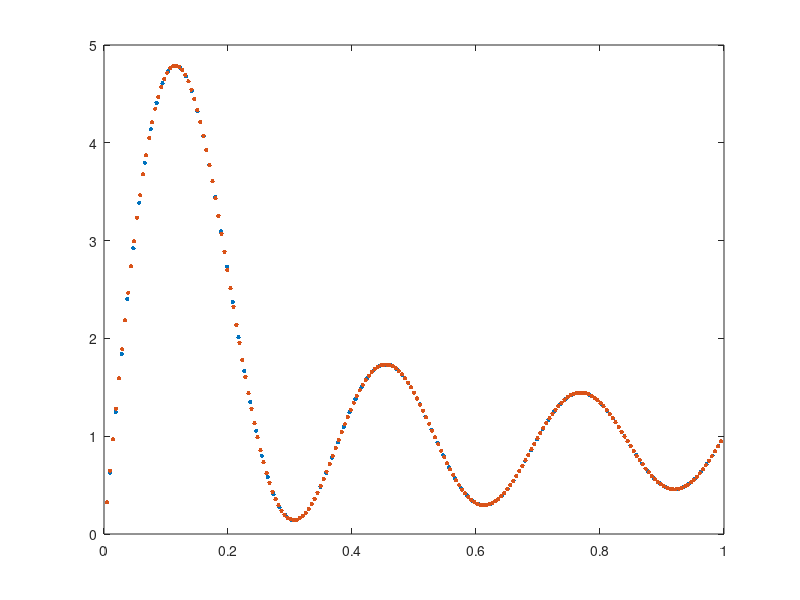

Write the MATLAB code that produced this figure.
#
# Resuelvo la ecuación 
#
#



#---------------------------------------------
#Datos del problema
#---------------------------------------------
XL = 0.0; #X inicial
XR = 1.0; #X final
SIZE_DOMAIN = (XR-XL); #Tamanho del dominio
UL = 0.; #Condicion Dirichlet izquierda
UR = 1.; #Condicion Dirichlet derecha
#Nn numero de nodos
#K nro de términos considerados en la suma

#---------------------------------------------
#Datos para la discretizacion
#---------------------------------------------


#término extra en la EDO: y'' - y = g(x)
function gx = g(x,K)
    suma = 0;
    for jj=1:K
        suma = suma + (1 + (jj*pi)*(jj*pi))*sin(jj*pi*x);
    endfor
    gx = -suma;
endfunction

#---------------------------------------------
#SOLUCIÓN EXACTA
#---------------------------------------------

#Defino la función que es solución exacta
function y = y(x)
    y = 0*x; #No sé aún cómo hacer esto
endfunction

#Defino la función error
function err = error(y_num, x, norma)
    #Para dado array calcula la diferencia entre la solución exacta y la aproximación
    #y_num: solución numérica
    #x: valores en los que se calcula la solución numérica
    #norma: norma de la diferencia
    err = norm(y_num - y(x), norma);
endfunction


#---------------------------------------------
#MÉTODO DE DIFERENCIAS FINITAS CENTRADAS DE 2DO ORDEN
#---------------------------------------------
function [DC_x, DC_ysol] = DC_num_sol(Nn,K,UL,UR,SIZE_DOMAIN)
    # Función que resuelve el problema con diferencias centradas y devuelve los puntos en los que
    # se evaluó la solución y los valores de la solución aproximada en dichos puntos
    # Nn: nro de nodos
    # K: nro de términos considerados en la suma de la EDO
    # UL: Condicion Dirichlet izquierda
    # UR: Condicion Dirichlet derecha
    # x: Array de 1/h hasta Nn/h
    # h: Distancia entre nodos
    # h2: h*h

    #Defino el vector x donde aproximaré la solución
    h = SIZE_DOMAIN / (Nn+1); #Distancia entre nodos
    h2 = h*h;
    x=h*(1:Nn); #Array de 1/h hasta Nn/h

    #Creo la matriz A

    DC_S1 = sparse([1:Nn], [1:Nn], (-2/h2 -1)*ones(1,Nn), Nn, Nn, 0);
    DC_S2 = sparse([1:Nn-1], [2:Nn], (1/h2)*ones(1,Nn-1), Nn, Nn, 0);
    DC_S3 = sparse([2:Nn], [1:Nn-1],(1/h2)*ones(1,Nn-1), Nn, Nn, 0);
    A = DC_S1 + DC_S2 + DC_S3;

    #Vector solución
    DC_ysol = zeros(Nn,1);

    #Termino independiente  A * ysol = b

    #b = zeros(Nn,1);
    b = g(x,K); #x es un vector. Se puede meter vectores como argumentos de funciones!
    b(1) = b(1) - UL/h2;
    b(Nn) = b(Nn) - UR/h2;

    #Resolucion del problema

    DC_ysol=A\b.';  # SIEMPRE USAR EL COMANDO "\" PARA RESOLVER SISTEMAS LINEALES - MAS ECONOMICO
    #El operador ".'" calcula la transpuesta. Esto es necesario porque el vector b es un vector fila.
    DC_x = x;

endfunction

%Para hallar la solución numérica:
%[DC_x, DC_ysol] = DC_num_sol(Nn,K,UL,UR,x,h,h2);
%Ploteo:
%plot(DC_x,DC_ysol,".","markersize", 10);
%pause(10);


#Testeo el funcionamiento de la función anterior. El siguiente código muestra que la solución converge
#para N grande. Falta ver si converge a la solución exacta

% [DC_x, DC_ysol] = DC_num_sol(23,6,UL,UR,SIZE_DOMAIN);
% plot(DC_x,DC_ysol,".","markersize", 10);
% hold on;
% [DC_x, DC_ysol] = DC_num_sol(15,6,UL,UR,SIZE_DOMAIN);
% plot(DC_x,DC_ysol,".","markersize", 10);
% hold on;
% [DC_x, DC_ysol] = DC_num_sol(55,6,UL,UR,SIZE_DOMAIN);
% plot(DC_x,DC_ysol,".","markersize", 10);
% hold on;
% [DC_x, DC_ysol] = DC_num_sol(105,6,UL,UR,SIZE_DOMAIN);
% plot(DC_x,DC_ysol,".","markersize", 10);
% hold on;
% [DC_x, DC_ysol] = DC_num_sol(205,6,UL,UR,SIZE_DOMAIN);
% plot(DC_x,DC_ysol,".","markersize", 10);
% hold on;
% pause(10)




#---------------------------------------------
#MÉTODO DE PADÉ
#---------------------------------------------
function [P_x, P_ysol] = P_num_sol(Nn,K,UL,UR,SIZE_DOMAIN)
    # Función que resuelve el problema con el método de Padé
    # Nn: nro de nodos
    # K: nro de términos considerados en la suma de la EDO
    # UL: Condicion Dirichlet izquierda
    # UR: Condicion Dirichlet derecha
    # x: Array de 1/h hasta Nn/h
    # h: Distancia entre nodos
    # h2: h*h


    #Defino el vector x donde aproximaré la solución
    h = SIZE_DOMAIN / (Nn+1); #Distancia entre nodos
    h2 = h*h;
    x=h*(1:Nn); #Array de 1/h hasta Nn/h

    #Creo la matriz A2
    #Nodos internos:
    P_S1 = sparse([2:Nn-1], [2:Nn-1], (10/12)*ones(1,Nn-2), Nn, Nn, 0);
    P_S2 = sparse([2:Nn-1], [1:Nn-2], (1/12)*ones(1,Nn-2), Nn, Nn, 0);
    P_S3 = sparse([2:Nn-1], [3:Nn],(1/12)*ones(1,Nn-2), Nn, Nn, 0);
    #Nodos de frontera:
    P_F1 = sparse([1], [1], (1), Nn, Nn, 0);
    P_F2 = sparse([Nn], [Nn], (1), Nn, Nn, 0);

    A2 = P_S1 + P_S2 + P_S3 + P_F1 + P_F2;

    #Creo la matriz B2
    #Nodos internos:
    P_S4 = sparse([2:Nn-1], [2:Nn-1], (-2/h2)*ones(1,Nn-2), Nn, Nn, 0);
    P_S5 = sparse([2:Nn-1], [1:Nn-2], (1/h2)*ones(1,Nn-2), Nn, Nn, 0);
    P_S6 = sparse([2:Nn-1], [3:Nn],(1/h2)*ones(1,Nn-2), Nn, Nn, 0);

    #Nodos de frontera:
    P_F3 = sparse([1,1], [1,2], [-2/h2,1/h2], Nn, Nn, 0);
    P_F4 = sparse([Nn,Nn], [Nn-1,Nn], [1/h2,-2/h2], Nn, Nn, 0);

    B2 = P_S4 + P_S5 + P_S6 + P_F3 + P_F4;

    # Vectores de solution
    P_ysol = zeros(Nn,1);

    # Termino independiente  A2*ysol'' = B2*ysol + c
    c = zeros(Nn,1);
    c(1) = UL/h2;
    c(Nn) = UR/h2;

    #Resuelvo el problema
    P_ysol = (B2-A2)\(A2*g(x,K).' - c);
    P_x = x;

endfunction

#Testeo el funcionamiento de la función anterior. El siguiente código muestra que la solución converge
#para N grande. Falta ver si converge a la solución exacta

% [P_x, P_ysol] = P_num_sol(23,6,UL,UR,SIZE_DOMAIN);
% plot(P_x,P_ysol,".","markersize", 10);
% hold on;
% [P_x, P_ysol] = P_num_sol(15,6,UL,UR,SIZE_DOMAIN);
% plot(P_x,P_ysol,".","markersize", 10);
% hold on;
% [P_x, P_ysol] = P_num_sol(55,6,UL,UR,SIZE_DOMAIN);
% plot(P_x,P_ysol,".","markersize", 10);
% hold on;
% [P_x, P_ysol] = P_num_sol(105,6,UL,UR,SIZE_DOMAIN);
% plot(P_x,P_ysol,".","markersize", 10);
% hold on;



#Comparo la solución con ambos métodos para N grande:
[P_x, P_ysol] = P_num_sol(105,6,UL,UR,SIZE_DOMAIN);
plot(P_x,P_ysol,".","markersize", 10);
hold on;
[DC_x, DC_ysol] = DC_num_sol(205,6,UL,UR,SIZE_DOMAIN);
plot(DC_x,DC_ysol,".","markersize", 10);
hold on;
pause(10)


% #---------------------------------------------
% #INCISO e
% #---------------------------------------------
% K = 6;
% Nn = 23;

% #Gráfico de solución exacta y ambas aproximaciones:

% Nnsol = 100; #Numero de nodos
% hsol = SIZE_DOMAIN / (Nnsol+1); #Distancia entre nodos
% xsol =hsol*(1:Nnsol); #Array de 1/h hasta Nn/h
% ysol = y(xsol);

% Nn = 81;

% DC_ysol = DC_num_sol(Nn,K,UL,UR,SIZE_DOMAIN);
% P_ysol = P_num_sol(Nn,K,UL,UR,SIZE_DOMAIN);

% plotear = true;

% if(plotear == true)

%     h = SIZE_DOMAIN / (Nn+1);
%     x=h*(1:Nn);

%     plot(xsol,ysol,";Exacta;","linewidth", 2);
%     hold on
%     plot(x,DC_ysol,".","markersize", 10,x,DC_ysol,";DC;","linewidth", 1);
%     hold on
%     plot(x,P_ysol,".","markersize", 10,x,P_ysol,";P;","linewidth", 1);
%     pause(10)
% endif

% #Grafico el error en el punto central x = 0.5 en función de h
% #El punto central es x((Nn+1)/2)


% Nn_array = [5,7,9,11,15,21,41,81,161,321]; %tienen que ser valores impares
% h_array = zeros(length(Nn_array),1).';
% DC_error = zeros(length(Nn_array),1).';
% P_error = zeros(length(Nn_array),1).';
% for ii=1:length(Nn_array)
%     DC_ysol = DC_num_sol(Nn_array(ii),K,UL,UR,SIZE_DOMAIN);
%     P_ysol = P_num_sol(Nn_array(ii),K,UL,UR,SIZE_DOMAIN);
%     DC_error(ii) = y(0.5) - DC_ysol((Nn_array(ii)+1)/2);
%     P_error(ii) = y(0.5) - P_ysol((Nn_array(ii)+1)/2);

%     h_array(ii) = SIZE_DOMAIN / (Nn_array(ii)+1); 
% endfor


% %plot(h_array,DC_error,".");
% %hold on
% plot(h_array,P_error,".");
% pause(10)


